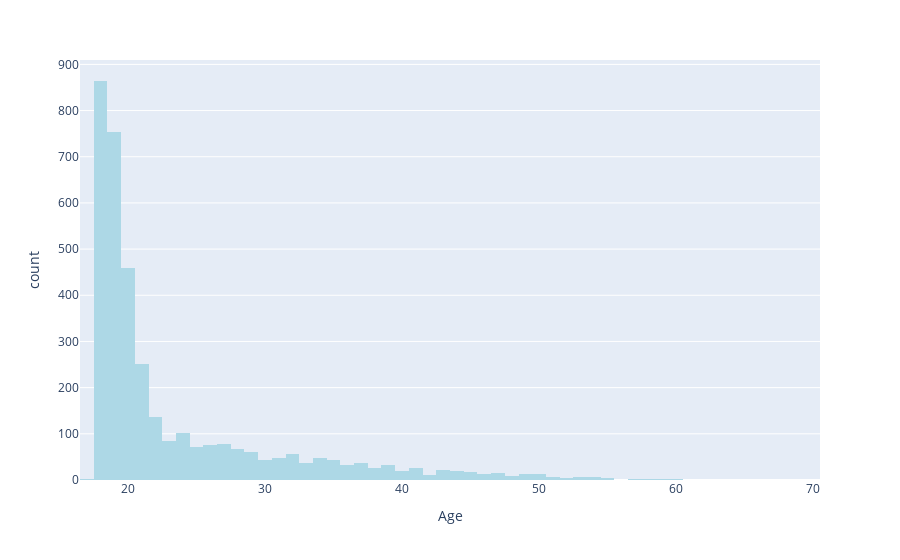

This figure's notebook cell:
### Code cell
#Distribusi usia siswa pada saat pendaftaran
px.histogram(new_df['Age'], x='Age',color_discrete_sequence=['lightblue'])

### Figure 1 — Plotly figure (JSON) as saved in the notebook; plotly's stock layout.template omitted (floating-point values rounded to 4 significant figures; data arrays with more than 128 entries replaced by an {"elided": "..."} marker saying what was removed)
{"data": [{"alignmentgroup": "True", "bingroup": "x", "hovertemplate": "Age=%{x}<br>count=%{y}<extra></extra>", "legendgroup": "", "marker": {"color": "lightblue", "pattern": {"shape": ""}}, "name": "", "offsetgroup": "", "orientation": "v", "showlegend": false, "type": "histogram", "x": {"elided": "3630 int values"}, "xaxis": "x", "yaxis": "y"}], "layout": {"barmode": "relative", "legend": {"tracegroupgap": 0}, "margin": {"t": 60}, "xaxis": {"anchor": "y", "domain": [0, 1], "title": {"text": "Age"}}, "yaxis": {"anchor": "x", "domain": [0, 1], "title": {"text": "count"}}}}
